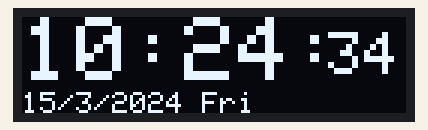
Bench run of a sketch on a simulated ESP32. Shown: 128×32 one-colour display. WiFi joins after 1.5 s; servers stay silent unless stated; the local clock reads 2024-03-15 10:24:30 at power-on unless the sketch sets it; what the sketch prints to the serial monitor is not drawn.

Above: at 4.1 s.
At 8.1 s:
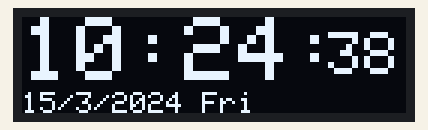
At 12.2 s:
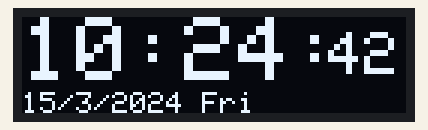
At 21.3 s:
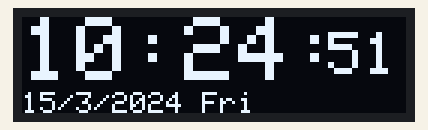
At 29.4 s:
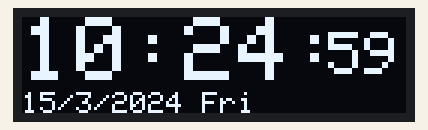
At 38.5 s:
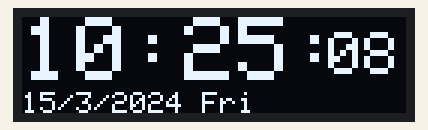

Measured:
- what the display in image 0 shows lasts 1.1 s, from 4.0 s to 5.1 s

The sketch:

9-2.ino
```cpp
#include <WiFi.h>  // WiFi 통신을 위한 라이브러리
#include <time.h>  // 시간과 관련된 함수를 위한 라이브러리

#include <Adafruit_GFX.h>      // 디스플레이를 위한 그래픽 라이브러리
#include <Adafruit_SSD1306.h>  // SSD1306 OLED 디스플레이를 위한 라이브러리
// SSD1306 디스플레이 객체 초기화
Adafruit_SSD1306 display = Adafruit_SSD1306(128, 32, &Wire, -1);

const char* ssid = "WEBSERVER";          // 여기에 사용하는 WiFi 네트워크 이름 (SSID)을 입력하세요
const char* password = "20240403";  // 여기에 사용하는 WiFi 네트워크 비밀번호를 입력하세요

int GMTOffset = 60 * 60 * 9;  // 시간 오프셋 설정, 한국은 UTC/GMT +9입니다.
int daylightOffset = 0;       // 국가에서 서머타임을 사용하는 경우 오프셋 값을 설정하세요.

const String weekDays[7] = { "Sun", "Mon", "Tue", "Wed", "Thu", "Fri", "Sat" };  // 요일 이름 배열

void setup() {
  Serial.begin(115200);  // 디버깅을 위한 시리얼 통신 시작

  // SSD1306 디스플레이 초기화
  if (!display.begin(SSD1306_SWITCHCAPVCC, 0x3C)) {
    Serial.println(F("SSD1306 초기화 실패"));
    while (1)
      ;  // 디스플레이 초기화에 실패하면 프로그램 실행 중지
  }

  delay(2000);                  // 2초 동안 대기
  display.clearDisplay();       // 디스플레이 지우기
  display.setTextSize(1);       // 텍스트 크기를 1로 설정
  display.setCursor(0, 0);      // 커서 위치를 디스플레이 왼쪽 위 모서리로 설정
  display.setTextColor(WHITE);  // 텍스트 색상을 흰색으로 설정

  WiFi.begin(ssid, password);  // 제공된 SSID와 비밀번호를 사용하여 WiFi 네트워크에 연결
  while (WiFi.status() != WL_CONNECTED) {
    delay(1000);
    Serial.println("Connecting...");
  }

  Serial.println("Connected to Wi-Fi!");
  // 시간 설정을 위한 NTP 서버 설정
  configTime(GMTOffset, daylightOffset, "pool.ntp.org", "time.nist.gov");
}


void loop() {

  // 현재 시간 가져오기
  time_t rawtime = time(nullptr);
  struct tm* timeinfo = localtime(&rawtime);

  // 시리얼 모니터에 날짜 출력
  Serial.print(timeinfo->tm_mday);
  Serial.print("/");
  Serial.print(timeinfo->tm_mon + 1);
  Serial.print("/");
  Serial.print(timeinfo->tm_year + 1900);

  Serial.print(" ");

  // 시리얼 모니터에 시간 출력
  Serial.print("Time: ");
  Serial.print(timeinfo->tm_hour);
  Serial.print(":");
  Serial.print(timeinfo->tm_min);
  Serial.print(":");
  Serial.println(timeinfo->tm_sec);

  // OLED 디스플레이 초기화
  display.clearDisplay();
  display.setTextSize(3);
  display.setTextColor(WHITE);
  display.setCursor(0, 0);

  // 시간 출력
  if (timeinfo->tm_hour < 10)
    display.print("0");
  display.print(timeinfo->tm_hour);

  display.print(":");

  if (timeinfo->tm_min < 10)
    display.print("0");
  display.print(timeinfo->tm_min);

  display.print(":");

  // 초 출력
  display.setTextSize(2);
  display.setCursor(102, 5);

  if (timeinfo->tm_sec < 10)
    display.print("0");
  display.print(timeinfo->tm_sec);

  // 날짜 출력
  display.setTextSize(1);
  display.setCursor(0, 25);
  display.print(timeinfo->tm_mday);
  display.print("/");
  display.print(timeinfo->tm_mon + 1);
  display.print("/");
  display.print(timeinfo->tm_year + 1900);

  display.print(" ");
  display.print(weekDays[timeinfo->tm_wday]);

  // 디스플레이에 표시
  display.display();

  delay(1000);
}
```
